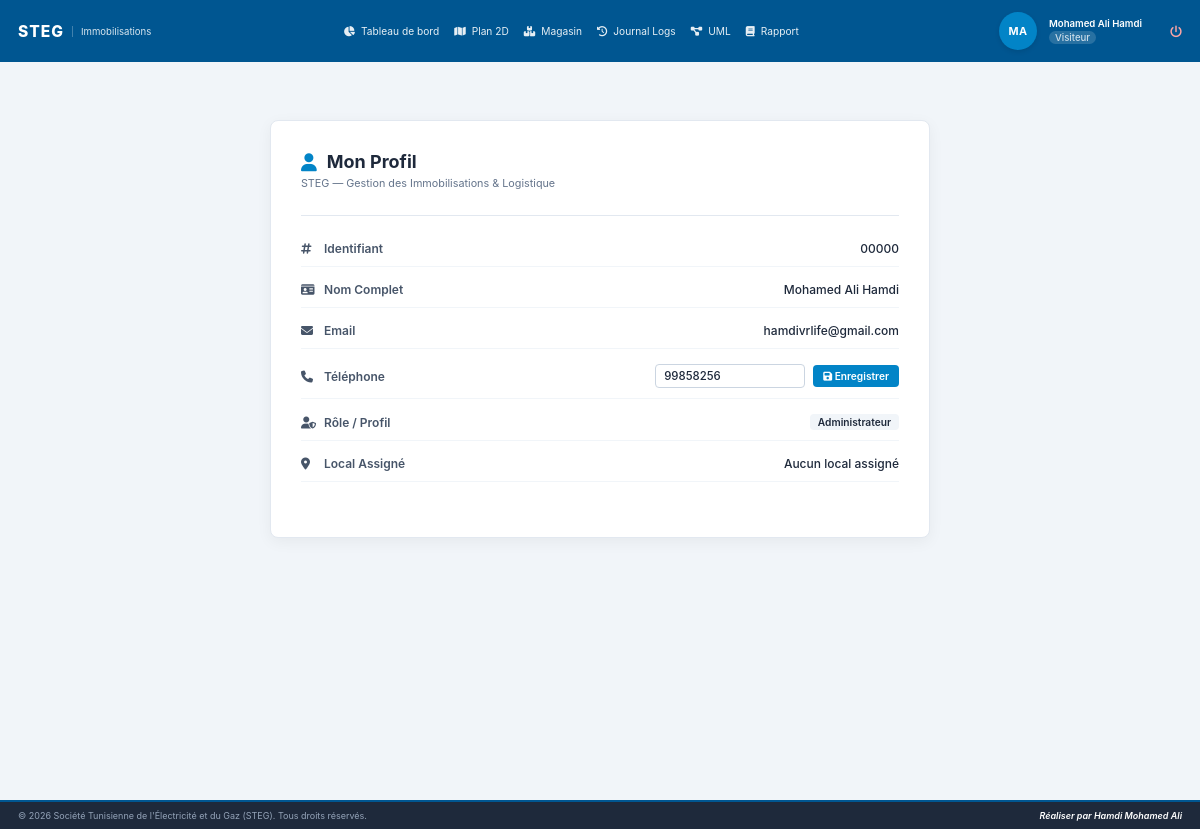
Screenshot of /code/views/user_profile.php (signed in) with the database file from the repository.
### tables this page shows
CREATE TABLE `users` (
  `idUtilisateur` int(5) UNSIGNED ZEROFILL NOT NULL,
  `nom` varchar(255) NOT NULL,
  `email` varchar(255) NOT NULL,
  `tel` varchar(15) NOT NULL,
  `motDePasse` varchar(255) NOT NULL,
  `idProfil` int(11) NOT NULL,
  `idLocalAssigne` int(11) DEFAULT NULL,
  `statut` tinyint(1) NOT NULL DEFAULT 1 COMMENT '1 = Active, 0 = Inactive'
);

CREATE TABLE `profils` (
  `idProfil` int(11) NOT NULL,
  `labelProfil` varchar(255) NOT NULL
);

### code/views/user_profile.php (the view, shortened to what this page needs)
<?php
require_once '../includes/header.php';
require_once '../includes/navbar.php';
require_once '../config/db.php';
$idUtilisateur = isset($_SESSION['idUtilisateur']) ? (int)$_SESSION['idUtilisateur'] : 0;
try {
    $queryUser = "SELECT u.*, p.labelProfil, l.labelLocal
                  FROM users u
                  LEFT JOIN profils p ON u.idProfil = p.idProfil
                  LEFT JOIN locaux l ON u.idLocalAssigne = l.idLocal
                  WHERE u.idUtilisateur = ?";
    $stmtUser = $pdo->prepare($queryUser);
    $stmtUser->execute([$idUtilisateur]);
    $userInfos = $stmtUser->fetch(PDO::FETCH_ASSOC);
} catch (PDOException $e) {
    $error = "Erreur de connexion à la base de données lors du chargement du profil.";
}
?>
<div class="profile-wrapper">
    <div class="profile-card">
        <div class="profile-header" style="margin-bottom: 25px;">
            <h2 class="profile-header-title">
                <i class="fa-solid fa-user" style="color: #0284c7;"></i> Mon Profil
            </h2>
            <p style="color: #64748b; margin: 0; font-size: 0.9rem;">STEG — Gestion des Immobilisations & Logistique</p>
        </div>
        <hr style="border: 0; border-top: 1px solid #e2e8f0; margin-bottom: 25px;">
        <?php if ($userInfos): ?>
        <div class="profile-info">
            <div class="info-group">
                <span class="info-label"><i class="fa-solid fa-hashtag" style="width: 20px;"></i> Identifiant</span>
                <span class="info-value"><?= htmlspecialchars(str_pad($userInfos['idUtilisateur'], 5, '0', STR_PAD_LEFT), ENT_QUOTES, 'UTF-8') ?></span>
            </div>
            <div class="info-group">
                <span class="info-label"><i class="fa-solid fa-id-card" style="width: 20px;"></i> Nom Complet</span>
                <span class="info-value"><?= htmlspecialchars($userInfos['nom'], ENT_QUOTES, 'UTF-8') ?></span>
            </div>
            <div class="info-group">
                <span class="info-label"><i class="fa-solid fa-envelope" style="width: 20px;"></i> Email</span>
                <span class="info-value"><?= htmlspecialchars($userInfos['email'], ENT_QUOTES, 'UTF-8') ?></span>
            </div>
            <div class="info-group">
                <span class="info-label"><i class="fa-solid fa-phone" style="width: 20px;"></i> Téléphone</span>
                <span class="info-value">
                    <form action="user_profile.php" method="POST" class="phone-form">
                        <input type="text" name="tel" class="phone-input" value="<?= htmlspecialchars($userInfos['tel'], ENT_QUOTES, 'UTF-8') ?>" required>
                        <button type="submit" class="btn-update-phone"><i class="fa-solid fa-floppy-disk"></i> Enregistrer</button>
                    </form>
                </span>
            </div>
            <div class="info-group">
                <span class="info-label"><i class="fa-solid fa-user-shield" style="width: 20px;"></i> Rôle / Profil</span>
                <span class="info-value" style="background: #f1f5f9; padding: 2px 8px; border-radius: 4px; font-size: 0.85rem; font-weight: 600;">
                    <?= htmlspecialchars($userInfos['labelProfil'] ?? 'Non défini', ENT_QUOTES, 'UTF-8') ?>
                </span>
            </div>
            <div class="info-group">
                <span class="info-label"><i class="fa-solid fa-location-dot" style="width: 20px;"></i> Local Assigné</span>
                <span class="info-value"><?= htmlspecialchars($userInfos['labelLocal'] ?? 'Aucun local assigné', ENT_QUOTES, 'UTF-8') ?></span>
            </div>
        </div>
        <?php endif; ?>
    </div>
</div>
<?php require_once '../includes/footer.php'; ?>

### code/css/style.css (style rules this page uses)
:root { --primary-color: #005691; --primary-hover: #003d66; --success-color: #16a34a; --warning-color: #ca8a04; --danger-color: #dc2626; --accent-blue: #3b82f6; --text-dark: #1e293b; --text-light: #64748b; --text-muted: #94a3b8; --bg-main: #0f172a; --bg-card: #1e293b; --bg-light: #f1f5f9; --border-color: #334155; --border-light: #cbd5e1; --card-shadow: 0 3px 5px -1px rgba(0,0,0,0.05), 0 2px 3px -2px rgba(0,0,0,0.05); }
* { margin: 0; padding: 0; box-sizing: border-box; font-family: 'Inter', 'Segoe UI', Tahoma, Geneva, Verdana, sans-serif; }
html { font-size: 12px; }
body { background-color: var(--bg-main); color: var(--text-dark); min-height: 100vh; display: flex; flex-direction: column; }

### code/views/user_profile.php (style rules this page uses)
.profile-wrapper { padding: 20px; max-width: 700px; margin: 0 auto; }
.profile-card { background: #fff; border-radius: 8px; box-shadow: 0 4px 15px rgba(0,0,0,0.05); padding: 30px; margin-top: 20px; border: 1px solid #e2e8f0; }
.profile-info { margin-bottom: 25px; }
.info-group { display: flex; justify-content: space-between; align-items: center; margin-bottom: 15px; border-bottom: 1px solid #f1f5f9; padding-bottom: 10px; }
.info-label { font-weight: 600; color: #475569; }
.info-value { color: #1e293b; font-weight: 500; }
.profile-header-title { color: #1e293b; font-size: 1.5rem; margin-bottom: 5px; display: flex; align-items: center; gap: 10px; }
.phone-form { display: flex; align-items: center; gap: 8px; }
.phone-input { padding: 4px 8px; border: 1px solid #cbd5e1; border-radius: 4px; font-size: 0.95rem; color: #1e293b; font-weight: 500; width: 150px; }
.btn-update-phone { background-color: #0284c7; color: #fff; border: none; padding: 5px 10px; border-radius: 4px; cursor: pointer; font-size: 0.85rem; font-weight: 600; transition: background-color 0.2s; }

### rows the page displays
users: idUtilisateur "00000", nom "Mohamed Ali Hamdi", email "hamdivrlife@gmail.com", tel "99858256", idProfil.labelProfil "Administrateur"

### other values shown
$initiales "MA"
$_SESSION['nom'] "Mohamed Ali Hamdi"
$labelProfil "Visiteur"
$userInfos['labelLocal'] "Aucun local assigné"
